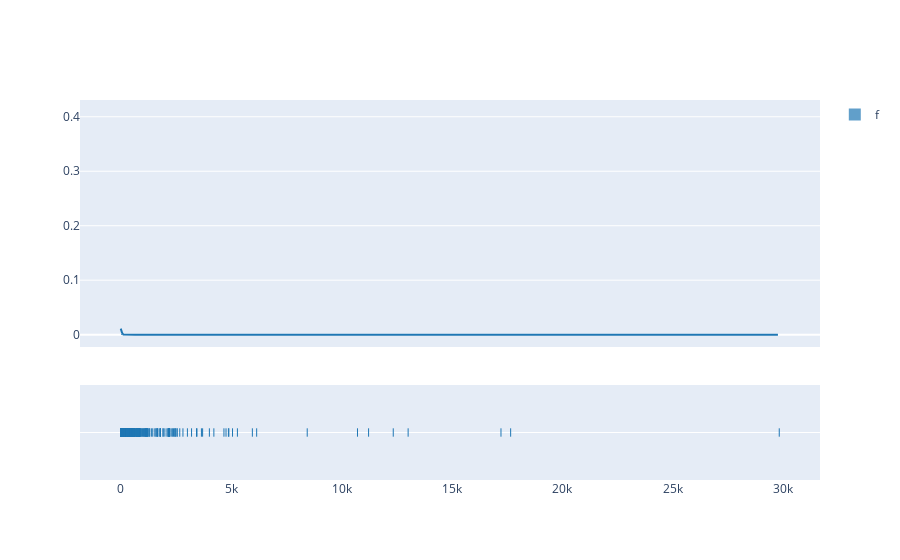

Write notebook code for a chart like this one.
### Markdown cell above
#### Exercise 15 (take home)

### Code cell
import plotly.figure_factory as ff

fig =  ff.create_distplot([term_frequencies],'f')
fig.show()

### Figure 1 — Plotly figure (JSON) as saved in the notebook; plotly's stock layout.template omitted (floating-point values rounded to 4 significant figures; data arrays with more than 128 entries replaced by an {"elided": "..."} marker saying what was removed)
{"data": [{"autobinx": false, "histnorm": "probability density", "legendgroup": "f", "marker": {"color": "rgb(31, 119, 180)"}, "name": "f", "opacity": 0.7, "type": "histogram", "x": {"elided": "35788 int values"}, "xaxis": "x", "xbins": {"end": 29825, "size": 1, "start": 1}, "yaxis": "y"}, {"legendgroup": "f", "marker": {"color": "rgb(31, 119, 180)"}, "mode": "lines", "name": "f", "showlegend": false, "type": "scatter", "x": {"elided": "500 float values"}, "xaxis": "x", "y": {"elided": "500 float values"}, "yaxis": "y"}, {"legendgroup": "f", "marker": {"color": "rgb(31, 119, 180)", "symbol": "line-ns-open"}, "mode": "markers", "name": "f", "showlegend": false, "type": "scatter", "x": {"elided": "35788 int values"}, "xaxis": "x", "y": {"elided": "35788 str values"}, "yaxis": "y2"}], "layout": {"barmode": "overlay", "hovermode": "closest", "legend": {"traceorder": "reversed"}, "xaxis": {"anchor": "y2", "domain": [0, 1], "zeroline": false}, "yaxis": {"anchor": "free", "domain": [0.35, 1], "position": 0}, "yaxis2": {"anchor": "x", "domain": [0, 0.25], "dtick": 1, "showticklabels": false}}}
